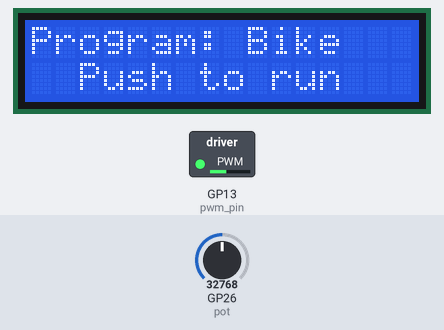
The program below on a simulated Raspberry Pi Pico running MicroPython. Parts: 16×2 character LCD, switched loads named in the program (green lamp = pin HIGH). The test bench sets the inputs (shaded band); at power-on: GP26 (pot) = 32768 (analog values on the 0–65535 scale). Library files of the repository ran but are not shown: gpio_lcd.py; pins used as bus, display or sensor lines are not drawn.

Above: at 1.2 s.
1.3 s: GP26 (pot) set to 34032
At 1.9 s:
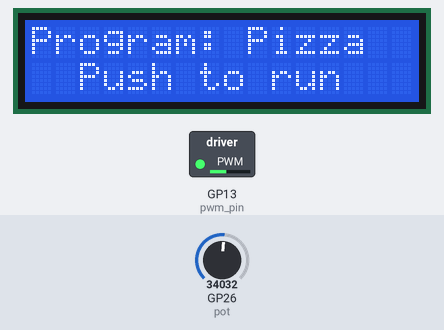
2.8 s: GP26 (pot) set to 32767
At 3.5 s:
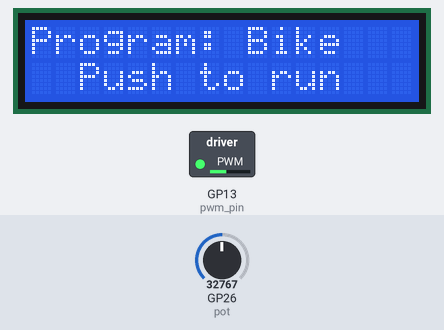
4.3 s: GP26 (pot) set to 45874
At 5.2 s:
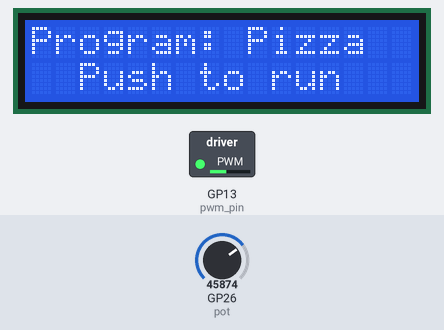
Timing chart, 0 to 7.3 s (numbered marks = the images above; inputs shaded):
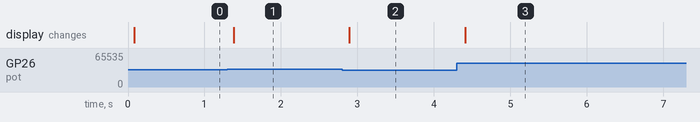

Measured:
- the behaviour switches between 32992 and 33008 on GP26 (pot) (found by bisection; images 0 and 1)
- after the input at 1.3 s, the display: changes after 0.08 s (image 1)
- after the input at 2.8 s, the display: changes after 0.09 s (image 2)
- after the input at 4.3 s, the display: changes after 0.11 s (image 3)

The program:

main.py
```python
                # # # # # # # # # # # # # # # # # # # # # # # # # # # # # # # #
                #              Importing necessary libraries                  #
                # # # # # # # # # # # # # # # # # # # # # # # # # # # # # # # #

from machine import Pin, PWM, ADC
from gpio_lcd import GpioLcd
from time import sleep, ticks_diff, ticks_ms
import time


                # # # # # # # # # # # # # # # # # # # # # # # # # # # # # # # #
                #                    Creating LCD object                      #
                # # # # # # # # # # # # # # # # # # # # # # # # # # # # # # # #

lcd = GpioLcd(rs_pin=Pin(16),
              enable_pin=Pin(17),
              d4_pin=Pin(18),
              d5_pin=Pin(19),
              d6_pin=Pin(20),
              d7_pin=Pin(21),
              num_lines=2, num_columns=16)


              # # # # # # # # # # # # # # # # # # # # # # # # # # # # # # # #
              #                      Pin Initialization                     #
              # # # # # # # # # # # # # # # # # # # # # # # # # # # # # # # #

# Setting up the button with a pull up resistor on GPIO pin 14
# Whenver the button gets pressed, the pin will get grounded
reset_button = Pin(14, Pin.IN, Pin.PULL_UP)

# Setting up a PWM pin for the LCD display on GPIO pin 13 the the LCD screen
# The LCD screed needs a contrast pin that is an analog voltage
# This PWM pin generates a 3.3V, 50% duty cycle PWM signal at 2kHz for a effecive voltage of 1.65V
pwm_pin = PWM(Pin(13))
pwm_pin.freq(1000)
pwm_pin.duty_u16(int(65535 * 0.4))  # 16-bit PWM scale

# Setting up the analog input pin from the potentiometer
# This voltage (0-3.3) will determine the diameter of the bike wheel
# and control the speed and distance calculations
pot = ADC(Pin(26))


              # # # # # # # # # # # # # # # # # # # # # # # # # # # # # # # #
              #                   Variable Initialization                   #
              # # # # # # # # # # # # # # # # # # # # # # # # # # # # # # # #
# Initializing the variables to be used in calculations in and out of the main program so they are global

program = 1


              # # # # # # # # # # # # # # # # # # # # # # # # # # # # # # # #
              #                        Main Function                        #
              # # # # # # # # # # # # # # # # # # # # # # # # # # # # # # # #

# Generating a 1 or a 2 from the dial to be used for imperial or metric units, respectively
def FindProgram(AValue):
    # Using placeholder varaible x for calculations
    x = AValue/33000 # Giving a value 0-1
    units = int(x+1) # Adding 1 so the value is 1-2

    return units


lcd.putstr("Program:")

lcd.move_to(2,1)
lcd.putstr("Push to run")


while True:

    # Logic to take place when the button gets pressed
    if reset_button.value() == 0:
        if program == 1:
            # Running the bike program
            import bike_spedometer
        elif program == 2:
            # Running the pizza cutter program
            import pizza_cutter


    # Read analog input value from the potentiometer
    A = pot.read_u16()


    program = FindProgram(A) # Redefining the diameter as long as the dial is turning

    if program == 1:
        lcd.move_to(9,0)
        lcd.putstr("Bike ")
    elif program == 2:
        lcd.move_to(9,0)
        lcd.putstr("Pizza")


    time.sleep(0.1)
```
